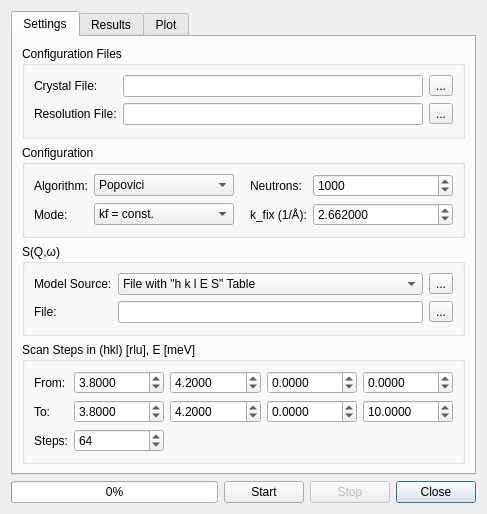
<?xml version="1.0" encoding="UTF-8"?>
<ui version="4.0">
 <class>ConvoDlg</class>
 <widget class="QDialog" name="ConvoDlg">
  <property name="geometry">
   <rect>
    <x>0</x>
    <y>0</y>
    <width>487</width>
    <height>514</height>
   </rect>
  </property>
  <property name="windowTitle">
   <string>Convolution</string>
  </property>
  <layout class="QGridLayout" name="gridLayout">
   <item row="1" column="0">
    <widget class="QProgressBar" name="progress">
     <property name="value">
      <number>0</number>
     </property>
    </widget>
   </item>
   <item row="1" column="3">
    <widget class="QDialogButtonBox" name="buttonBox">
     <property name="sizePolicy">
      <sizepolicy hsizetype="Fixed" vsizetype="Preferred">
       <horstretch>0</horstretch>
       <verstretch>0</verstretch>
      </sizepolicy>
     </property>
     <property name="orientation">
      <enum>Qt::Horizontal</enum>
     </property>
     <property name="standardButtons">
      <set>QDialogButtonBox::Close</set>
     </property>
    </widget>
   </item>
   <item row="1" column="1">
    <widget class="QPushButton" name="btnStart">
     <property name="sizePolicy">
      <sizepolicy hsizetype="Minimum" vsizetype="Preferred">
       <horstretch>0</horstretch>
       <verstretch>0</verstretch>
      </sizepolicy>
     </property>
     <property name="text">
      <string>Start</string>
     </property>
    </widget>
   </item>
   <item row="0" column="0" colspan="4">
    <widget class="QTabWidget" name="tabWidget">
     <property name="currentIndex">
      <number>0</number>
     </property>
     <widget class="QWidget" name="tabSettings">
      <attribute name="title">
       <string>Settings</string>
      </attribute>
      <layout class="QGridLayout" name="gridLayout_6">
       <item row="0" column="0">
        <widget class="QGroupBox" name="groupBox">
         <property name="title">
          <string>Configuration Files</string>
         </property>
         <layout class="QGridLayout" name="gridLayout_4">
          <item row="0" column="2">
           <widget class="QToolButton" name="btnBrowseCrys">
            <property name="toolTip">
             <string>Browse for crystal files</string>
            </property>
            <property name="text">
             <string>...</string>
            </property>
           </widget>
          </item>
          <item row="0" column="0">
           <widget class="QLabel" name="label_2">
            <property name="text">
             <string>Crystal File:</string>
            </property>
           </widget>
          </item>
          <item row="1" column="0">
           <widget class="QLabel" name="label">
            <property name="text">
             <string>Resolution File:</string>
            </property>
           </widget>
          </item>
          <item row="1" column="1">
           <widget class="QLineEdit" name="editRes"/>
          </item>
          <item row="1" column="2">
           <widget class="QToolButton" name="btnBrowseRes">
            <property name="toolTip">
             <string>Browse for resolution files</string>
            </property>
            <property name="text">
             <string>...</string>
            </property>
           </widget>
          </item>
          <item row="0" column="1">
           <widget class="QLineEdit" name="editCrys"/>
          </item>
         </layout>
        </widget>
       </item>
       <item row="3" column="0">
        <widget class="QGroupBox" name="groupBox_2">
         <property name="title">
          <string>Scan Steps in (hkl) [rlu], E [meV]</string>
         </property>
         <layout class="QGridLayout" name="gridLayout_5">
          <item row="0" column="2">
           <widget class="QDoubleSpinBox" name="spinStartK">
            <property name="toolTip">
             <string>k (rlu)</string>
            </property>
            <property name="decimals">
             <number>4</number>
            </property>
            <property name="minimum">
             <double>-9999.000000000000000</double>
            </property>
            <property name="maximum">
             <double>9999.000000000000000</double>
            </property>
            <property name="singleStep">
             <double>0.010000000000000</double>
            </property>
            <property name="value">
             <double>4.200000000000000</double>
            </property>
           </widget>
          </item>
          <item row="1" column="0">
           <widget class="QLabel" name="label_4">
            <property name="sizePolicy">
             <sizepolicy hsizetype="Fixed" vsizetype="Preferred">
              <horstretch>0</horstretch>
              <verstretch>0</verstretch>
             </sizepolicy>
            </property>
            <property name="text">
             <string>To:</string>
            </property>
           </widget>
          </item>
          <item row="0" column="3">
           <widget class="QDoubleSpinBox" name="spinStartL">
            <property name="toolTip">
             <string>l (rlu)</string>
            </property>
            <property name="decimals">
             <number>4</number>
            </property>
            <property name="minimum">
             <double>-9999.000000000000000</double>
            </property>
            <property name="maximum">
             <double>9999.000000000000000</double>
            </property>
            <property name="singleStep">
             <double>0.010000000000000</double>
            </property>
           </widget>
          </item>
          <item row="0" column="4">
           <widget class="QDoubleSpinBox" name="spinStartE">
            <property name="toolTip">
             <string>E (meV)</string>
            </property>
            <property name="decimals">
             <number>4</number>
            </property>
            <property name="minimum">
             <double>-9999.000000000000000</double>
            </property>
            <property name="maximum">
             <double>9999.000000000000000</double>
            </property>
            <property name="singleStep">
             <double>0.010000000000000</double>
            </property>
           </widget>
          </item>
          <item row="1" column="3">
           <widget class="QDoubleSpinBox" name="spinStopL">
            <property name="toolTip">
             <string>l (rlu)</string>
            </property>
            <property name="decimals">
             <number>4</number>
            </property>
            <property name="minimum">
             <double>-9999.000000000000000</double>
            </property>
            <property name="maximum">
             <double>9999.000000000000000</double>
            </property>
            <property name="singleStep">
             <double>0.010000000000000</double>
            </property>
           </widget>
          </item>
          <item row="1" column="4">
           <widget class="QDoubleSpinBox" name="spinStopE">
            <property name="toolTip">
             <string>E (meV)</string>
            </property>
            <property name="decimals">
             <number>4</number>
            </property>
            <property name="minimum">
             <double>-9999.000000000000000</double>
            </property>
            <property name="maximum">
             <double>9999.000000000000000</double>
            </property>
            <property name="singleStep">
             <double>0.010000000000000</double>
            </property>
            <property name="value">
             <double>10.000000000000000</double>
            </property>
           </widget>
          </item>
          <item row="0" column="1">
           <widget class="QDoubleSpinBox" name="spinStartH">
            <property name="toolTip">
             <string>h (rlu)</string>
            </property>
            <property name="decimals">
             <number>4</number>
            </property>
            <property name="minimum">
             <double>-9999.000000000000000</double>
            </property>
            <property name="maximum">
             <double>9999.000000000000000</double>
            </property>
            <property name="singleStep">
             <double>0.010000000000000</double>
            </property>
            <property name="value">
             <double>3.800000000000000</double>
            </property>
           </widget>
          </item>
          <item row="1" column="1">
           <widget class="QDoubleSpinBox" name="spinStopH">
            <property name="toolTip">
             <string>h (rlu)</string>
            </property>
            <property name="decimals">
             <number>4</number>
            </property>
            <property name="minimum">
             <double>-9999.000000000000000</double>
            </property>
            <property name="maximum">
             <double>9999.000000000000000</double>
            </property>
            <property name="singleStep">
             <double>0.010000000000000</double>
            </property>
            <property name="value">
             <double>3.800000000000000</double>
            </property>
           </widget>
          </item>
          <item row="1" column="2">
           <widget class="QDoubleSpinBox" name="spinStopK">
            <property name="toolTip">
             <string>k (rlu)</string>
            </property>
            <property name="decimals">
             <number>4</number>
            </property>
            <property name="minimum">
             <double>-9999.000000000000000</double>
            </property>
            <property name="maximum">
             <double>9999.000000000000000</double>
            </property>
            <property name="singleStep">
             <double>0.010000000000000</double>
            </property>
            <property name="value">
             <double>4.200000000000000</double>
            </property>
           </widget>
          </item>
          <item row="0" column="0">
           <widget class="QLabel" name="label_3">
            <property name="sizePolicy">
             <sizepolicy hsizetype="Fixed" vsizetype="Preferred">
              <horstretch>0</horstretch>
              <verstretch>0</verstretch>
             </sizepolicy>
            </property>
            <property name="text">
             <string>From:</string>
            </property>
           </widget>
          </item>
          <item row="2" column="1">
           <widget class="QSpinBox" name="spinStepCnt">
            <property name="minimum">
             <number>1</number>
            </property>
            <property name="maximum">
             <number>16384</number>
            </property>
            <property name="value">
             <number>64</number>
            </property>
           </widget>
          </item>
          <item row="2" column="0">
           <widget class="QLabel" name="label_5">
            <property name="sizePolicy">
             <sizepolicy hsizetype="Fixed" vsizetype="Preferred">
              <horstretch>0</horstretch>
              <verstretch>0</verstretch>
             </sizepolicy>
            </property>
            <property name="text">
             <string>Steps:</string>
            </property>
           </widget>
          </item>
         </layout>
        </widget>
       </item>
       <item row="1" column="0">
        <widget class="QGroupBox" name="groupBox_4">
         <property name="title">
          <string>Configuration</string>
         </property>
         <layout class="QGridLayout" name="gridLayout_7">
          <item row="0" column="2">
           <spacer name="horizontalSpacer">
            <property name="orientation">
             <enum>Qt::Horizontal</enum>
            </property>
            <property name="sizeType">
             <enum>QSizePolicy::Fixed</enum>
            </property>
            <property name="sizeHint" stdset="0">
             <size>
              <width>10</width>
              <height>20</height>
             </size>
            </property>
           </spacer>
          </item>
          <item row="0" column="1">
           <widget class="QComboBox" name="comboAlgo">
            <property name="currentIndex">
             <number>1</number>
            </property>
            <item>
             <property name="text">
              <string>Cooper-Nathans</string>
             </property>
            </item>
            <item>
             <property name="text">
              <string>Popovici</string>
             </property>
            </item>
            <item>
             <property name="text">
              <string>Eckold-Sobolev</string>
             </property>
            </item>
           </widget>
          </item>
          <item row="0" column="3">
           <widget class="QLabel" name="label_7">
            <property name="sizePolicy">
             <sizepolicy hsizetype="Fixed" vsizetype="Preferred">
              <horstretch>0</horstretch>
              <verstretch>0</verstretch>
             </sizepolicy>
            </property>
            <property name="text">
             <string>Neutrons:</string>
            </property>
           </widget>
          </item>
          <item row="0" column="0">
           <widget class="QLabel" name="label_6">
            <property name="sizePolicy">
             <sizepolicy hsizetype="Fixed" vsizetype="Preferred">
              <horstretch>0</horstretch>
              <verstretch>0</verstretch>
             </sizepolicy>
            </property>
            <property name="text">
             <string>Algorithm:</string>
            </property>
           </widget>
          </item>
          <item row="0" column="4">
           <widget class="QSpinBox" name="spinNeutrons">
            <property name="minimum">
             <number>1</number>
            </property>
            <property name="maximum">
             <number>999999999</number>
            </property>
            <property name="singleStep">
             <number>1000</number>
            </property>
            <property name="value">
             <number>1000</number>
            </property>
           </widget>
          </item>
          <item row="1" column="3">
           <widget class="QLabel" name="label_11">
            <property name="text">
             <string>k_fix (1/Å):</string>
            </property>
           </widget>
          </item>
          <item row="1" column="1">
           <widget class="QComboBox" name="comboFixedK">
            <property name="currentIndex">
             <number>1</number>
            </property>
            <item>
             <property name="text">
              <string>ki = const.</string>
             </property>
            </item>
            <item>
             <property name="text">
              <string>kf = const.</string>
             </property>
            </item>
           </widget>
          </item>
          <item row="1" column="0">
           <widget class="QLabel" name="label_10">
            <property name="text">
             <string>Mode:</string>
            </property>
           </widget>
          </item>
          <item row="1" column="4">
           <widget class="QDoubleSpinBox" name="spinKfix">
            <property name="decimals">
             <number>6</number>
            </property>
            <property name="singleStep">
             <double>0.001000000000000</double>
            </property>
            <property name="value">
             <double>2.662000000000000</double>
            </property>
           </widget>
          </item>
         </layout>
        </widget>
       </item>
       <item row="2" column="0">
        <widget class="QGroupBox" name="groupBox_3">
         <property name="title">
          <string>S(Q,ω)</string>
         </property>
         <layout class="QGridLayout" name="gridLayout_8">
          <item row="0" column="0">
           <widget class="QLabel" name="label_8">
            <property name="text">
             <string>Model Source:</string>
            </property>
           </widget>
          </item>
          <item row="0" column="1">
           <widget class="QComboBox" name="comboSqw">
            <item>
             <property name="text">
              <string>File with &quot;h k l E S&quot; Table</string>
             </property>
            </item>
            <item>
             <property name="text">
              <string>Python Script</string>
             </property>
            </item>
            <item>
             <property name="text">
              <string>Phonon Model</string>
             </property>
            </item>
            <item>
             <property name="text">
              <string>Elastic Model</string>
             </property>
            </item>
           </widget>
          </item>
          <item row="1" column="0">
           <widget class="QLabel" name="label_9">
            <property name="text">
             <string>File:</string>
            </property>
           </widget>
          </item>
          <item row="1" column="1">
           <widget class="QLineEdit" name="editSqw"/>
          </item>
          <item row="1" column="2">
           <widget class="QToolButton" name="btnBrowseSqw">
            <property name="toolTip">
             <string>Browse for S(q,w) files</string>
            </property>
            <property name="text">
             <string>...</string>
            </property>
           </widget>
          </item>
          <item row="0" column="2">
           <widget class="QToolButton" name="btnSqwParams">
            <property name="toolTip">
             <string>Parameters...</string>
            </property>
            <property name="text">
             <string>...</string>
            </property>
           </widget>
          </item>
         </layout>
        </widget>
       </item>
      </layout>
     </widget>
     <widget class="QWidget" name="tabResults">
      <attribute name="title">
       <string>Results</string>
      </attribute>
      <layout class="QGridLayout" name="gridLayout_2">
       <item row="0" column="0" colspan="2">
        <widget class="QPlainTextEdit" name="textResult">
         <property name="sizePolicy">
          <sizepolicy hsizetype="Preferred" vsizetype="Preferred">
           <horstretch>0</horstretch>
           <verstretch>0</verstretch>
          </sizepolicy>
         </property>
         <property name="font">
          <font>
           <family>DejaVu Sans Mono</family>
          </font>
         </property>
         <property name="undoRedoEnabled">
          <bool>false</bool>
         </property>
         <property name="lineWrapMode">
          <enum>QPlainTextEdit::NoWrap</enum>
         </property>
         <property name="readOnly">
          <bool>true</bool>
         </property>
         <property name="plainText">
          <string notr="true"/>
         </property>
        </widget>
       </item>
       <item row="1" column="0">
        <spacer name="horizontalSpacer_2">
         <property name="orientation">
          <enum>Qt::Horizontal</enum>
         </property>
         <property name="sizeHint" stdset="0">
          <size>
           <width>348</width>
           <height>20</height>
          </size>
         </property>
        </spacer>
       </item>
       <item row="1" column="1">
        <widget class="QPushButton" name="btnSaveResult">
         <property name="sizePolicy">
          <sizepolicy hsizetype="Minimum" vsizetype="Fixed">
           <horstretch>0</horstretch>
           <verstretch>0</verstretch>
          </sizepolicy>
         </property>
         <property name="text">
          <string>Save...</string>
         </property>
        </widget>
       </item>
      </layout>
     </widget>
     <widget class="QWidget" name="tabPlot">
      <attribute name="title">
       <string>Plot</string>
      </attribute>
      <layout class="QGridLayout" name="gridLayout_3">
       <item row="0" column="0">
        <widget class="QwtPlot" name="plot">
         <property name="sizePolicy">
          <sizepolicy hsizetype="Preferred" vsizetype="Preferred">
           <horstretch>0</horstretch>
           <verstretch>0</verstretch>
          </sizepolicy>
         </property>
        </widget>
       </item>
      </layout>
     </widget>
    </widget>
   </item>
   <item row="1" column="2">
    <widget class="QPushButton" name="btnStop">
     <property name="enabled">
      <bool>false</bool>
     </property>
     <property name="sizePolicy">
      <sizepolicy hsizetype="Minimum" vsizetype="Preferred">
       <horstretch>0</horstretch>
       <verstretch>0</verstretch>
      </sizepolicy>
     </property>
     <property name="text">
      <string>Stop</string>
     </property>
    </widget>
   </item>
  </layout>
 </widget>
 <customwidgets>
  <customwidget>
   <class>QwtPlot</class>
   <extends>QFrame</extends>
   <header>qwt_plot.h</header>
  </customwidget>
 </customwidgets>
 <tabstops>
  <tabstop>tabWidget</tabstop>
  <tabstop>editCrys</tabstop>
  <tabstop>btnBrowseCrys</tabstop>
  <tabstop>editRes</tabstop>
  <tabstop>btnBrowseRes</tabstop>
  <tabstop>comboAlgo</tabstop>
  <tabstop>spinNeutrons</tabstop>
  <tabstop>comboFixedK</tabstop>
  <tabstop>spinKfix</tabstop>
  <tabstop>comboSqw</tabstop>
  <tabstop>btnSqwParams</tabstop>
  <tabstop>editSqw</tabstop>
  <tabstop>btnBrowseSqw</tabstop>
  <tabstop>spinStartH</tabstop>
  <tabstop>spinStartK</tabstop>
  <tabstop>spinStartL</tabstop>
  <tabstop>spinStartE</tabstop>
  <tabstop>spinStopH</tabstop>
  <tabstop>spinStopK</tabstop>
  <tabstop>spinStopL</tabstop>
  <tabstop>spinStopE</tabstop>
  <tabstop>spinStepCnt</tabstop>
  <tabstop>btnStart</tabstop>
  <tabstop>btnStop</tabstop>
  <tabstop>buttonBox</tabstop>
  <tabstop>textResult</tabstop>
  <tabstop>btnSaveResult</tabstop>
 </tabstops>
 <resources/>
 <connections>
  <connection>
   <sender>buttonBox</sender>
   <signal>accepted()</signal>
   <receiver>ConvoDlg</receiver>
   <slot>accept()</slot>
   <hints>
    <hint type="sourcelabel">
     <x>248</x>
     <y>254</y>
    </hint>
    <hint type="destinationlabel">
     <x>157</x>
     <y>274</y>
    </hint>
   </hints>
  </connection>
  <connection>
   <sender>buttonBox</sender>
   <signal>rejected()</signal>
   <receiver>ConvoDlg</receiver>
   <slot>reject()</slot>
   <hints>
    <hint type="sourcelabel">
     <x>316</x>
     <y>260</y>
    </hint>
    <hint type="destinationlabel">
     <x>286</x>
     <y>274</y>
    </hint>
   </hints>
  </connection>
 </connections>
</ui>
